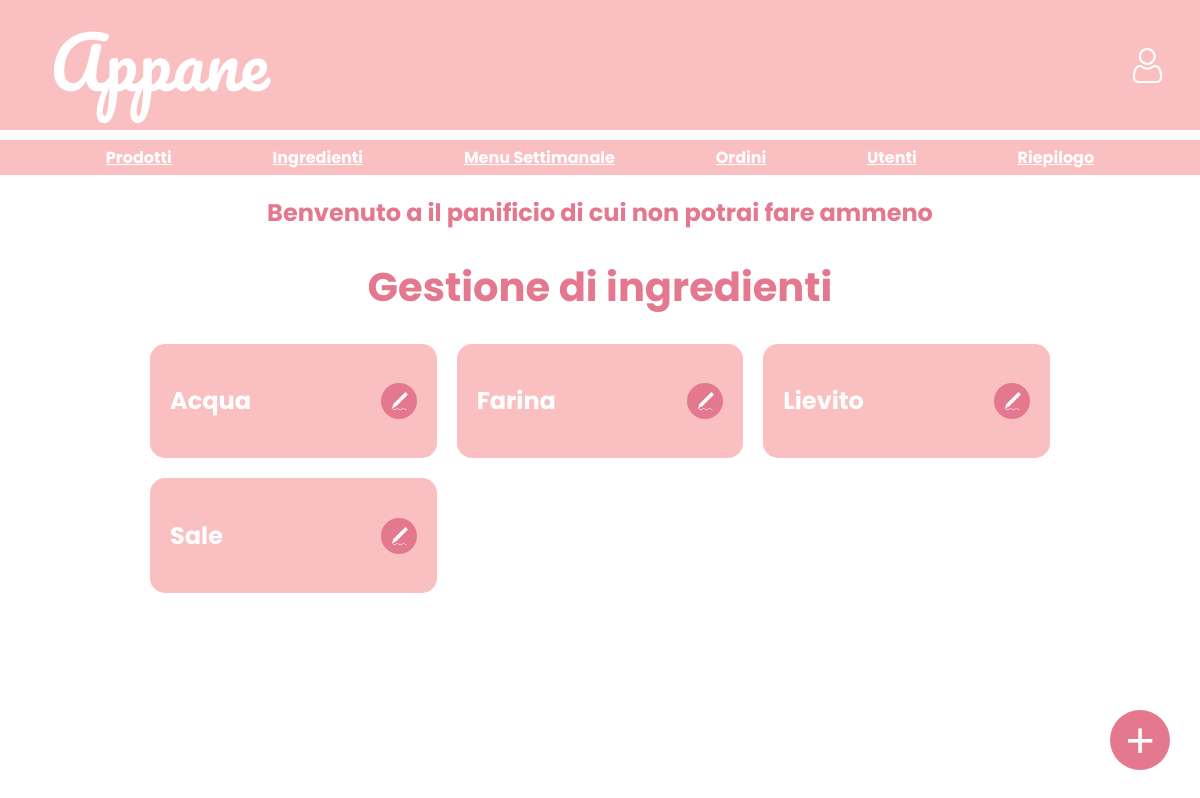
Page /BACK/managementIngredients/managementIngredients.php on the earlier database version.
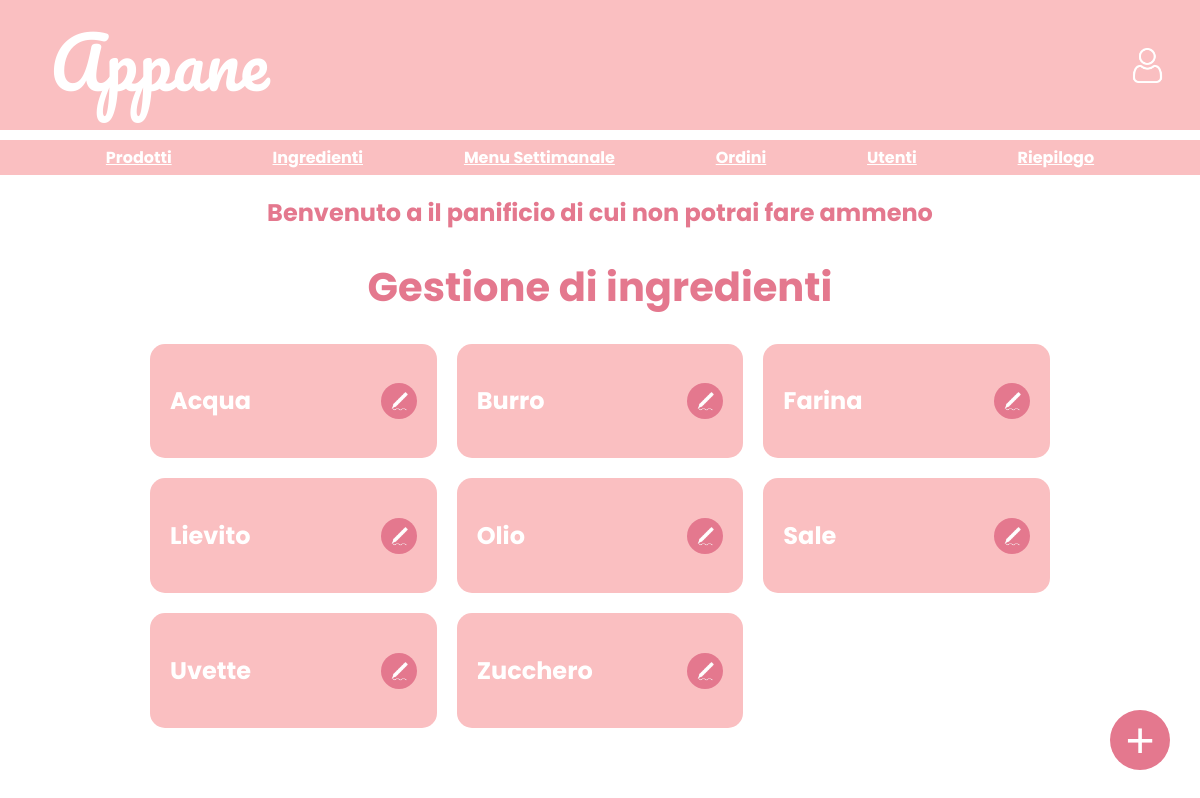
Same page on the later database version.
### tables this page shows
CREATE TABLE `tingrediente` (
  `id` int(11) NOT NULL,
  `nome` varchar(255) NOT NULL
);

### BACK/managementIngredients/managementIngredients.php (the view, shortened to what this page needs)
<?php
require('../../includes/db.php');
include('../header.php');
function createIngredient($id, $name)
{
    return "<div class='ingredient'>
                <h2>$name</h2>
                <button class='cart-btn' title='Modifica ingrediente'
                    onclick='openModal(\"modalModifyIngredient.php?id=$id\")'>
                    <img src='../../grafica/img/pen.png' class='cart-icon' />
                </button>
            </div>";
}
?>
<!DOCTYPE html>
<html lang="it">
<head>
    <link rel="stylesheet" href="../../grafica/style.css?v=<?php echo time();?>">
</head>
<body>
    <div class="welcomeText">
        <h2>Benvenuto a il panificio di cui non potrai fare ammeno</h2>
    </div>
    <div class="main-content">
        <h1>Gestione di ingredienti</h1>
        <div class="listIngredients">
            <?php
            $result = $conn->query("SELECT id, nome FROM tingrediente ORDER BY nome");
            if ($result->num_rows > 0) {
                while ($row = $result->fetch_assoc()) {
                    echo createIngredient($row["id"], $row["nome"]);
                }
            } else {
                echo '<p> Per ora non ci sono prodotti salvati </p>';
            }
            ?>
        </div>
    </div>
    <button class="add-btn" title="Aggiungi ingrediente" onclick="openModal('modalAddIngredient.php')">+</button>
</body>
</html>

Differences in the rows shown:
added tingrediente: nome "Burro"
added tingrediente: nome "Olio"
added tingrediente: nome "Uvette"
added tingrediente: nome "Zucchero"
